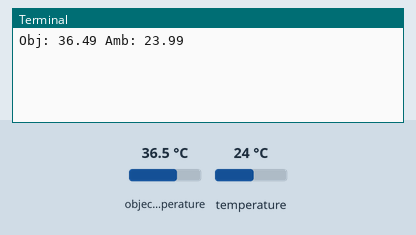
The program below on a simulated Raspberry Pi (BCM pin numbers). Parts: the last lines printed to the terminal. The test bench sets the inputs (shaded band); at power-on: object temperature 36.5 °C, temperature 24 °C.

Above: at 1.2 s.
1.3 s: object temperature set to 20 °C
At 3.5 s:
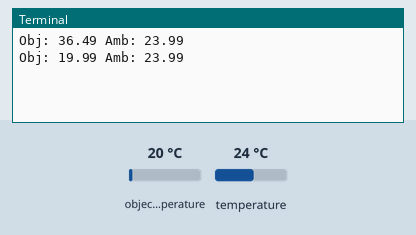
4.0 s: temperature set to 12 °C
At 5.0 s:
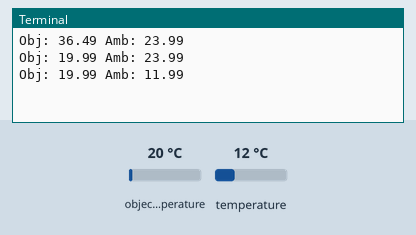
6.7 s: object temperature set to 26 °C
At 9.4 s:
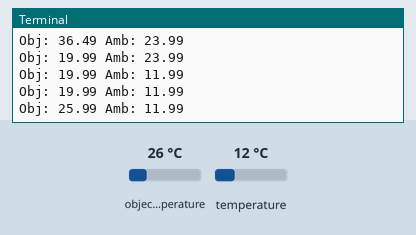
Timing chart, 0 to 10.9 s (numbered marks = the images above; inputs shaded):
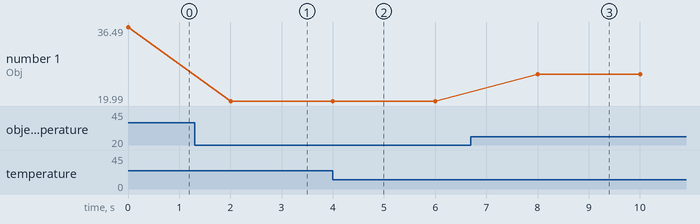

Measured:
- after the input at 1.3 s, the terminal: prints a new line after 0.70 s (image 1)
- after the input at 4.0 s, the terminal: prints a new line at once (image 2)
- after the input at 6.7 s, the terminal: prints a new line after 1.3 s (image 3)
- plotted number 1: 36.49 → 19.99 after the input at 1.3 s, 19.99 → 25.99 after the input at 6.7 s

The program:

df_temp_IR_test.py
```python
# (licence header left out)
from df_temp_ir import MLX90614
import time
import smbus2

i = 0

I2Caddress = 0x5A
I2Cbus = smbus2.SMBus(1)

thermometer = MLX90614(I2Cbus, I2Caddress)

while i < 1000:
    tempIR = round(thermometer.get_obj_temp(), 2)
    tempAM = round(thermometer.get_amb_temp(), 2)
    print("Obj: " + str(tempIR) + " Amb: " + str(tempAM))
    time.sleep(2)
    i += 1

I2Cbus.close()
```

df_temp_ir.py
```python
# (licence header left out)
import smbus2
from time import sleep

addr=0x5A

class MLX90614():

    # RAM offsets with 16-bit data, MSB first
    MLX90614_RAWIR1 = 0x04          # Raw data IR channel 1
    MLX90614_RAWIR2 = 0x05          # Raw data IR channel 2
    MLX90614_TA = 0x06              # Ambient temperature
    MLX90614_TOBJ1 = 0x07           # Object 1 temperature
    MLX90614_TOBJ2 = 0x08           # Object 2 temperature

    # EEPROM offsets with 16-bit data, MSB first
    MLX90614_TOMAX = 0x20           # Object temperature max register
    MLX90614_TOMIN = 0x21           # Object temperature min register
    MLX90614_PWMCTRL = 0x22         # PWM configuration register
    MLX90614_TARANGE = 0x23         # Ambient temperature register
    MLX90614_EMISS = 0x24           # Emissivity correction register
    MLX90614_CONFIG = 0x25          # Configuration register
    MLX90614_ADDR = 0x2E            # Slave address register
    MLX90614_ID1 = 0x3C             # 1 ID register (read-only)
    MLX90614_ID2 = 0x3D             # 2 ID register (read-only)
    MLX90614_ID3 = 0x3E             # 3 ID register (read-only)
    MLX90614_ID4 = 0x3F             # 3 ID register (read-only)

    comm_retries = 5
    comm_sleep_amount = 0.1

    def __init__(self, bus, addr=0x5A):
        self.bus = bus
        self.addr = addr

    def read_reg(self, register_addr):
        err = None
        for i in range(self.comm_retries):
            try:
                return self.bus.read_word_data(self.addr, register_addr)
            except IOError as e:
                err = e
                # sleeping to prevent problems with sensor when requesting data too quickly
                sleep(self.comm_sleep_amount)
        # By this time, we made a couple requests and the sensor didn't respond
        # (judging by the fact we haven't returned from this function yet)
        # So let's just re-raise the last IOError we got
        raise err

    def data_to_temp(self, reg):
        data = self.read_reg(reg)
        temp = (data * 0.02) - 273.15
        return temp

    def get_amb_temp(self):
        return self.data_to_temp(self.MLX90614_TA)

    def get_obj_temp(self):
        return self.data_to_temp(self.MLX90614_TOBJ1)

    def get_obj2_temp(self):
        return self.data_to_temp(self.MLX90614_TOBJ2)

if __name__ == "__main__":
    sensor = MLX90614()
    print(sensor.get_amb_temp())
    print(sensor.get_obj_temp())
    print(sensor.get_obj2_temp())
```
